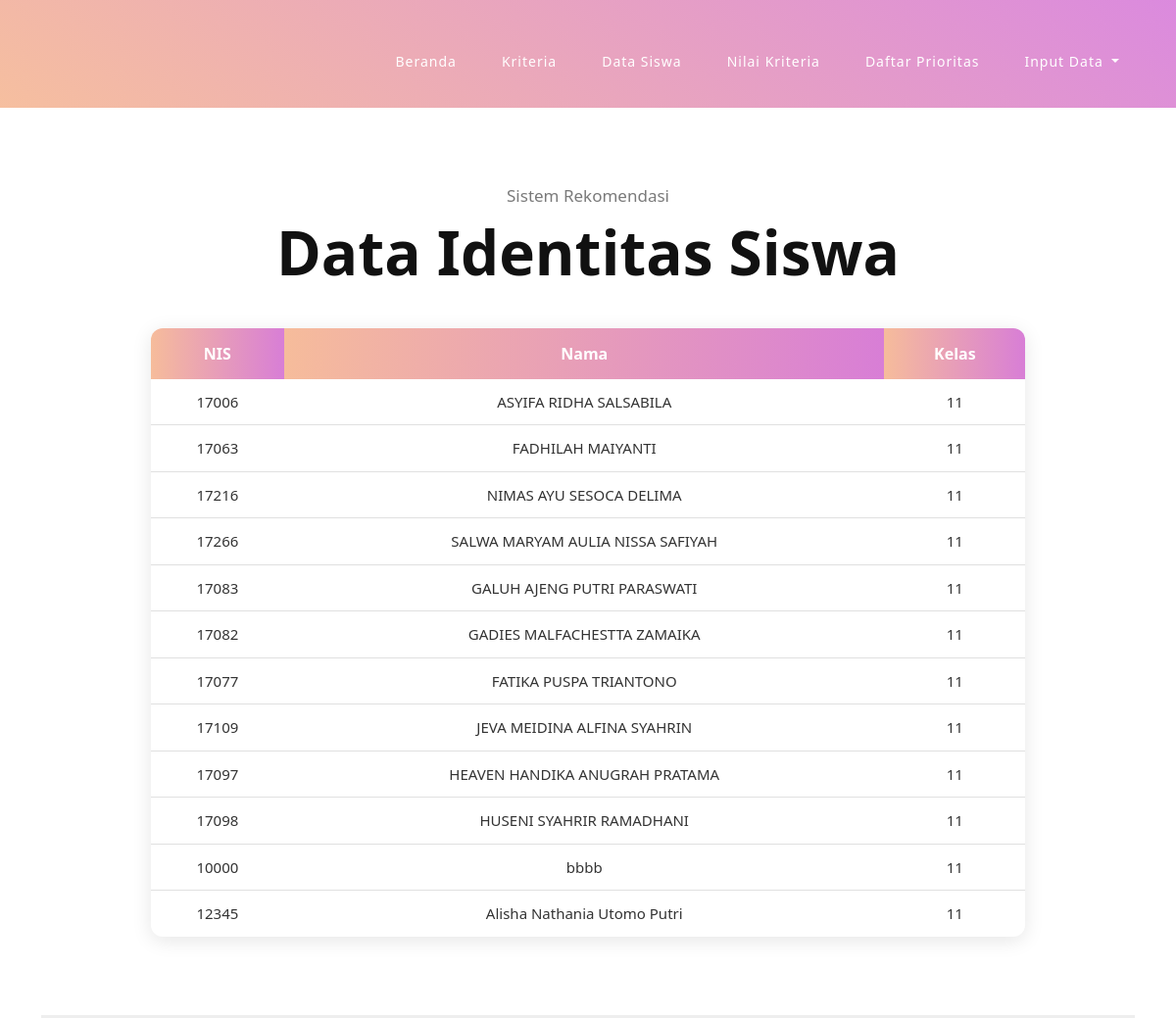
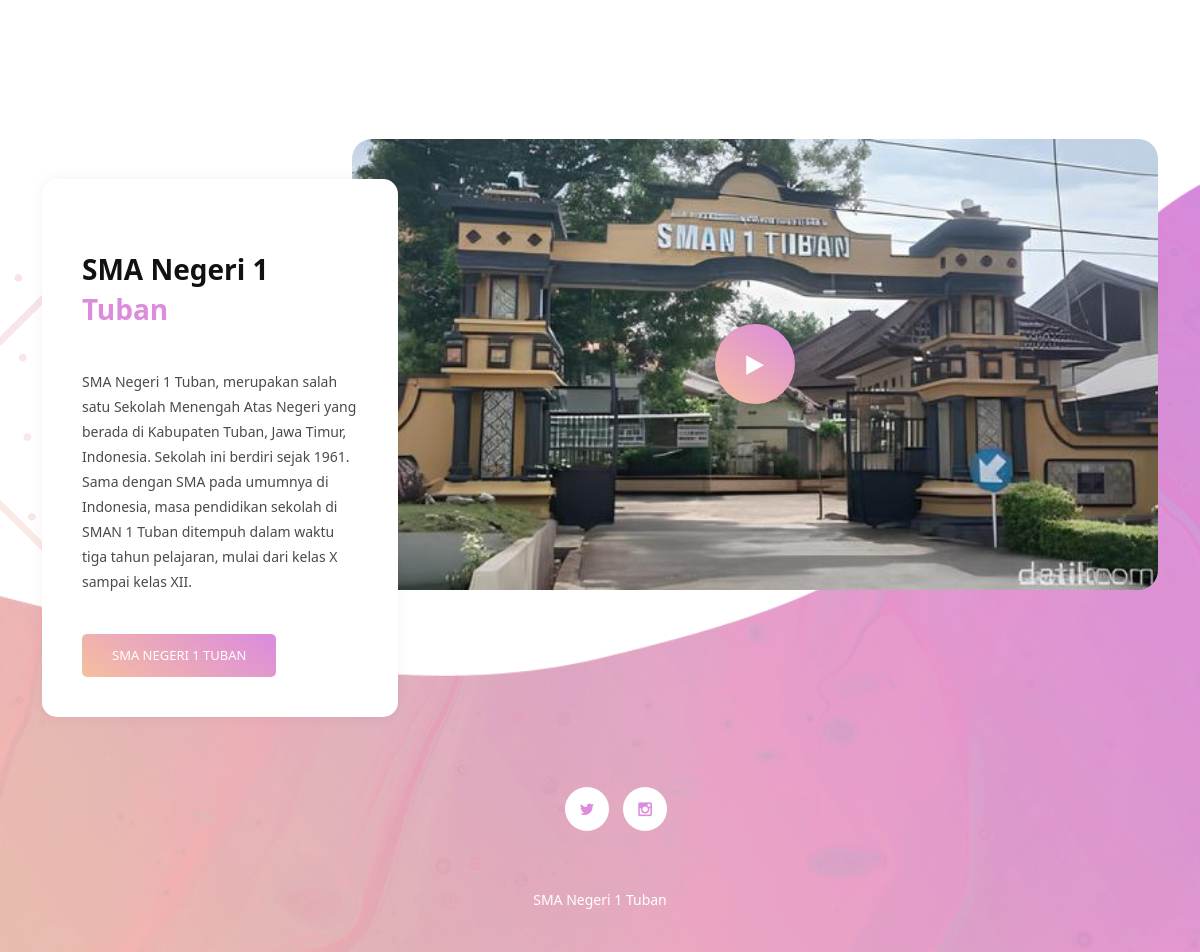
Page /identitas.php on the committed database (2 pictures, top to bottom).
### tables this page shows
CREATE TABLE `identitas` (
  `ididentitas` int NOT NULL,
  `nis` varchar(50) NOT NULL DEFAULT '0',
  `nama` varchar(50) NOT NULL DEFAULT '0',
  `kelas` varchar(50) NOT NULL DEFAULT '0'
);

### identitas.php (the view, shortened to what this page needs)
<?php
include "koneksi.php";
$sql = "SELECT * FROM identitas ORDER BY ididentitas ASC";
$result = mysqli_query($conn, $sql);
?>
<!DOCTYPE html>
<html lang="en">
 <?php
 include "komponen/header.php";
?>
<body>
  <header class="header-area header-sticky">
      <div class="container">
          <div class="row">
              <div class="col-12">
                <nav class="main-nav">
                        <?php
                      include "komponen/menu.php";
                      ?>
                </nav>
              </div>
          </div>
      </div>
  </header>
  <section class="page-heading">
    <div class="container">
      <div class="row">
        <div class="col-lg-12">
          <div class="header-text">
            <h4>Sistem Rekomendasi</h4>
            <h1>Data Identitas Siswa</h1>
<div class="table-container">
<table class="modern-table">
    <tr>
        <th>NIS</th>
        <th>Nama</th>
        <th>Kelas</th>
    </tr>
    <?php
    if (mysqli_num_rows($result) > 0) {
        while ($row = mysqli_fetch_assoc($result)) {
            echo "<tr>";
            echo "<td>" . $row['nis'] . "</td>";
            echo "<td>" . $row['nama'] . "</td>";
            echo "<td>" . $row['kelas'] . "</td>";
            echo "</tr>";
        }
    } else {
        echo "<tr><td colspan='4' style='text-align:center;'>Tidak ada data</td></tr>";
    }
    ?>
</table>
</div>
          </div>
        </div>
      </div>
    </div>
  </section>
<section class="contact-us our-office">
    <div class="container">
      <div class="row">
        <div class="col-lg-4">
          <div class="left-info">
            <div class="section-heading">
              <h4>SMA Negeri 1 <em>Tuban</em></h4>
            </div>
            <p>SMA Negeri 1 Tuban, merupakan salah satu
              Sekolah Menengah Atas Negeri yang berada di Kabupaten Tuban, Jawa Timur, Indonesia.
              Sekolah ini berdiri sejak 1961. Sama dengan SMA pada umumnya di Indonesia,
              masa pendidikan sekolah di SMAN 1 Tuban ditempuh dalam waktu tiga tahun pelajaran,
              mulai dari kelas X sampai kelas XII.</p>
            <div class="main-button-gradient">
              <a href="https://smansatuban.sch.id/news/">SMA Negeri 1 Tuban</a>
            </div>
          </div>
        </div>
        <div class="col-lg-8">
          <div id="video">
            <div class="thumb">
              <img src="assets/images/sma1.jpg" alt="">
              <div class="play-button">
                <a rel="nofollow" href="https://youtu.be/LIx9iH-IZ6w?si=bH3NtiYM7GW7DeQF" target="_blank"><i class="fa fa-play"></i></a>
              </div>
            </div>
          </div>
        </div>
        <div class="col-lg-12">
          <ul class="social-icons">
            <li><a href="https://x.com/SacrificeSmansa?t=QDNxGi1P1khvRgD4RtI1UQ&s=08"><i class="fa fa-twitter"></i></a></li>
            <li><a href="https://www.instagram.com/smansatuban.official?igsh=MW5oenB3c3VkcXlnbQ=="><i class="fa fa-instagram"></i></a></li>
          </ul>
        </div>
        <div class="col-lg-12">
          <p class="copyright">SMA Negeri 1 Tuban
        </div>
      </div>
    </div>
  </section>

### komponen/header.php (shortened to what this page needs)
<head>
  <link href="vendor/bootstrap/css/bootstrap.min.css" rel="stylesheet">
  <link rel="stylesheet" href="assets/css/fontawesome.css">
  <link rel="stylesheet" href="assets/css/templatemo-eduwell-style.css">
  <link rel="stylesheet" href="assets/css/owl.css">
  <link rel="stylesheet" href="assets/css/lightbox.css">
</head>

### komponen/menu.php (shortened to what this page needs)
<head>
    <link rel="stylesheet" href="https://cdn.jsdelivr.net/npm/bootstrap@5.3.2/dist/css/bootstrap.min.css">
</head>
<ul class="nav">
    <li class="nav-item"><a class="nav-link" href="index.php">Beranda</a></li>
    <li class="nav-item"><a class="nav-link" href="kriteria.php">Kriteria</a></li>
    <li class="nav-item"><a class="nav-link" href="identitas.php">Data Siswa</a></li>
    <li class="nav-item"><a class="nav-link" href="data.php">Nilai Kriteria</a></li>
    <li class="nav-item"><a class="nav-link" href="rank.php">Daftar Prioritas</a></li>
    <li class="nav-item dropdown">
        <a class="nav-link dropdown-toggle" href="#" data-bs-toggle="dropdown">
            Input Data
        </a>
    </li>
</ul>

### identitas.php (style rules this page uses)
.table-container { display: flex; justify-content: center; margin-top: 40px; }
.modern-table { width: 80%; background: #ffffff; border-radius: 12px; overflow: hidden; box-shadow: 0 4px 20px rgba(0,0,0,0.1); border: none; }
.modern-table th { background: linear-gradient(90deg, #f6bc9b, #d87ed6); color: white; font-weight: bold; padding: 14px; text-align: center; font-size: 16px; }
.modern-table td { padding: 12px; font-size: 15px; color: #333; border-bottom: 1px solid #e0e0e0; }
.modern-table tr:last-child td { border-bottom: none; }

### rows in the picture
identitas: nis "17006", nama "ASYIFA RIDHA SALSABILA", kelas "11"
identitas: nis "17063", nama "FADHILAH MAIYANTI", kelas "11"
identitas: nis "17216", nama "NIMAS AYU SESOCA DELIMA", kelas "11"
identitas: nis "17266", nama "SALWA MARYAM AULIA NISSA SAFIYAH", kelas "11"
identitas: nis "17083", nama "GALUH AJENG PUTRI PARASWATI", kelas "11"
identitas: nis "17082", nama "GADIES MALFACHESTTA ZAMAIKA", kelas "11"
identitas: nis "17077", nama "FATIKA PUSPA TRIANTONO", kelas "11"
identitas: nis "17109", nama "JEVA MEIDINA ALFINA SYAHRIN", kelas "11"
identitas: nis "17097", nama "HEAVEN HANDIKA ANUGRAH PRATAMA", kelas "11"
identitas: nis "17098", nama "HUSENI SYAHRIR RAMADHANI", kelas "11"
identitas: nis "10000", nama "bbbb", kelas "11"
identitas: nis "12345", nama "Alisha Nathania Utomo Putri", kelas "11"
